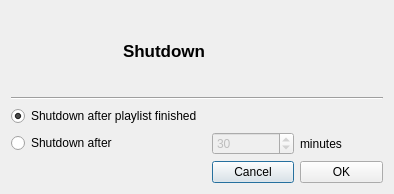
<?xml version="1.0" encoding="UTF-8"?>
<ui version="4.0">
 <class>GUI_Shutdown</class>
 <widget class="QDialog" name="GUI_Shutdown">
  <property name="geometry">
   <rect>
    <x>0</x>
    <y>0</y>
    <width>394</width>
    <height>194</height>
   </rect>
  </property>
  <property name="windowTitle">
   <string>Shutdown</string>
  </property>
  <layout class="QGridLayout" name="gridLayout">
   <item row="0" column="0">
    <widget class="QLabel" name="label_3">
     <property name="text">
      <string/>
     </property>
     <property name="pixmap">
      <pixmap resource="../Icons.qrc">:/icons/power_on.svg.png</pixmap>
     </property>
     <property name="scaledContents">
      <bool>false</bool>
     </property>
    </widget>
   </item>
   <item row="1" column="0" colspan="4">
    <widget class="Line" name="line">
     <property name="orientation">
      <enum>Qt::Horizontal</enum>
     </property>
    </widget>
   </item>
   <item row="4" column="2">
    <widget class="QPushButton" name="btn_cancel">
     <property name="text">
      <string>Cancel</string>
     </property>
    </widget>
   </item>
   <item row="4" column="3">
    <widget class="QPushButton" name="btn_ok">
     <property name="text">
      <string>OK</string>
     </property>
    </widget>
   </item>
   <item row="0" column="1" colspan="3">
    <widget class="QLabel" name="label">
     <property name="font">
      <font>
       <pointsize>13</pointsize>
       <weight>75</weight>
       <bold>true</bold>
      </font>
     </property>
     <property name="text">
      <string>Shutdown</string>
     </property>
    </widget>
   </item>
   <item row="3" column="3">
    <widget class="QLabel" name="label_2">
     <property name="text">
      <string>minutes</string>
     </property>
    </widget>
   </item>
   <item row="3" column="2">
    <widget class="QSpinBox" name="sb_minutes">
     <property name="enabled">
      <bool>false</bool>
     </property>
     <property name="value">
      <number>30</number>
     </property>
    </widget>
   </item>
   <item row="3" column="0">
    <widget class="QRadioButton" name="rb_after_minutes">
     <property name="text">
      <string>Shutdown after</string>
     </property>
    </widget>
   </item>
   <item row="2" column="0" colspan="4">
    <widget class="QRadioButton" name="rb_after_finished">
     <property name="text">
      <string>Shutdown after playlist finished</string>
     </property>
     <property name="checked">
      <bool>true</bool>
     </property>
    </widget>
   </item>
  </layout>
 </widget>
 <resources>
  <include location="../Icons.qrc"/>
 </resources>
 <connections/>
</ui>
